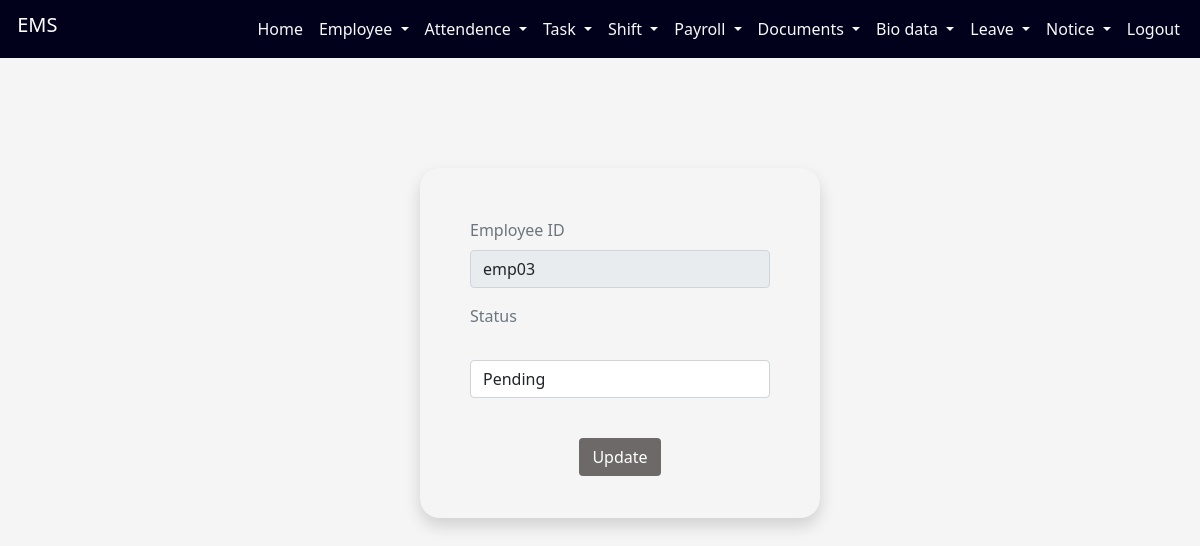
Page /employeeapp/updateleave/296 on the earlier database version.
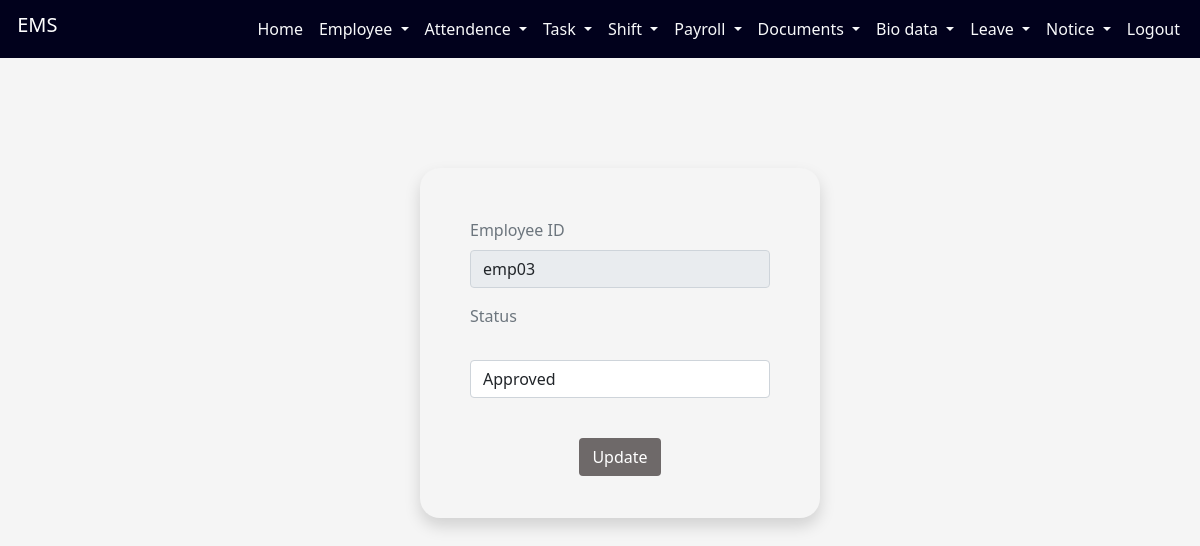
Same page on the later database version.
### employeeapp/models.py (models this page shows, shortened)
class empleave(models.Model):
    Response=(
        ('Pending','Pending'),
        ('Approved','Approved'),
        ('Declined','Declined')
    )
    empid = models.CharField(max_length=10)
    fromdate=models.DateField()
    todate=models.DateField()
    subject=models.CharField(max_length=100)
    message=models.CharField(max_length=200)
    response = models.CharField(max_length=50, choices=Response, default='Pending')

### employeeapp/views.py (the view)
# urls.py: path('updateleave/<int:id>',updateleave),
def updateleave(request,id):
    a=empleave.objects.get(id=id)
    if request.method=='POST':
        a.response=request.POST.get('response')
        a.empid=request.POST.get('empid')
        a.save()
        messages.success(request, "leave updated...")
        return redirect(leavestatus)
    return render(request,"updateleave.html",{'a':a})

### employeeapp/templates/updateleave.html (shortened to what the changed rows need)
<!DOCTYPE html>
<html lang="en">
<head>
    <link href="https://cdn.jsdelivr.net/npm/bootstrap@5.0.2/dist/css/bootstrap.min.css" rel="stylesheet">
</head>
<body style="background-color: whitesmoke;">
<div class="container-fluid">
            <nav class="navbar navbar-expand-lg fixed-top ">
                <div class="container-fluid">
                  <h1 class="navbar-brand"  id="h">&nbsp;EMS</h1>
                 </div>
        </nav>
        </div> <br><br><br>
<div  id="b">
       <div class="form shadow" style="background-color:whitesmoke;">
<div class="form-popup" id="myForm" >
        <form method="post">{% csrf_token %}
             <div class="mb-3">
           <label class="form-label text-secondary">Employee ID</label><br>
          <input type="text" class="form-control" name="empid" value="{{a.empid}}" readonly>
         </div>
            <div class="mb-3">
                <label class="form-label text-secondary">Status</label><br>
                     &nbsp;<select class="form-control" name="response">
                        {% if a.response == 'Pending' %}
                        <option selected>Pending</option>
                        {% else %}
                        <option>Pending</option>
                        {% endif %}
                      {% if a.response == 'Approved' %}
                        <option selected>Approved</option>
                        {% else %}
                        <option>Approved</option>
                        {% endif %}
                    </select>
      </div>
</div><br>
            </div>
</div>
</body>
</html>

Differences in the rows shown:
changed empleave "emp03": response "Pending" → "Approved"
